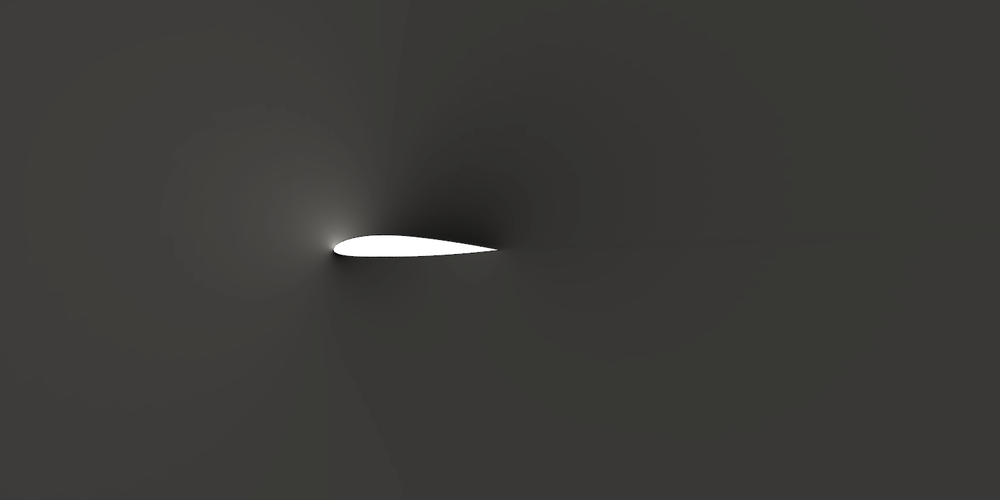
#> input picture airfRANS_cropped_uy.png, 1000 x 500 px, shrunk from 1500 x 750 before the run
$ jupyter execute UyFeatureExtraction.ipynb
#> lines starting #> are read from the running program, lines starting #| are printed output that depends on the picture; after the words box and inside, x2 and y2 are one past the last pixel; in counts of white or black regions, pixels touching at a corner belong together
[cell 1]
# read image airfRANS_cropped_p.png
import numpy as np
import matplotlib.pyplot as plt
from PIL import Image


# Load the image
image_path = 'airfRANS_cropped_uy.png'
image = Image.open(image_path)
#> image is the input picture: PIL image 1000x500 RGB; mean R, G, B 59.2, 58.4, 56.2
image = image.convert('L')  # Convert to grayscale
#> image: PIL image 1000x500 L
image_array = np.array(image)
# Display the image
plt.imshow(image_array, cmap='gray')
plt.axis('off')  # Hide axes
plt.show()

[cell 2]
# from image_array get number of unique values
unique_values = np.unique(image_array)
#> unique_values = 233 values from 0 to 255
print(f'Number of unique values in the image: {len(unique_values)}')
#| Number of unique values in the image: 233
# convert 0 - 255 to 0 - 1
normalized_image_array = image_array / 255.0
# round to 2 decimal places
normalized_image_array = np.round(normalized_image_array, 1)
# print(f'Normalized image array (rounded to 2 decimal places):\n{normalized_image_array}')
print(f'Unique values in normalized image array: {np.unique(normalized_image_array)}')
#| Unique values in normalized image array: [0.  0.1 0.2 0.3 0.4 0.5 0.6 0.7 0.8 0.9 1. ]

# show the normalized image
plt.imshow(normalized_image_array, cmap='gray')
plt.axis('off')  # Hide axes
plt.show()
print(f'Normalized image array shape: {normalized_image_array.shape}')
#| Normalized image array shape: (500, 1000)

[cell 3]
unique_thresholds = np.unique(normalized_image_array)
#> unique_thresholds = [0, 0.1, 0.2, 0.3, 0.4, 0.5, 0.6, 0.7, 0.8, 0.9, 1]
n = len(unique_thresholds)
#> n = 11
cols = 5
rows = int(np.ceil(n / cols))
#> rows = 3

fig, axes = plt.subplots(rows, cols, figsize=(15, 3 * rows))
axes = axes.flatten()

for idx, i in enumerate(unique_thresholds):
    thresholded_image = (normalized_image_array == i).astype(float)
    axes[idx].imshow(thresholded_image, cmap='gray')
    axes[idx].set_title(f'Threshold {i}')
    axes[idx].axis('off')
#> this loop made 11 passes
#> i on passes 1 to 11: 0, 0.1, 0.2, 0.3, 0.4, 0.5, 0.6, 0.7, 0.8, 0.9, 1
#> pass 1, `thresholded_image = (normalized_image_array == i).astype(float)`:
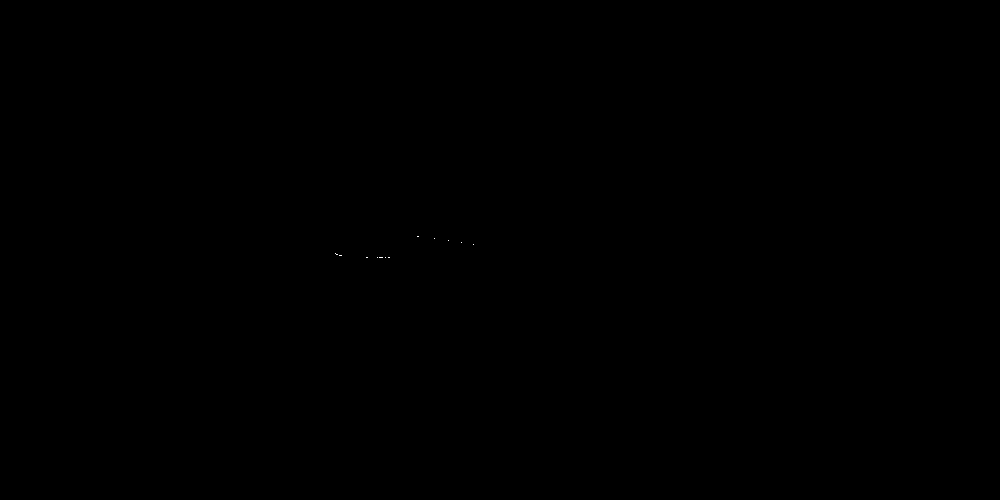
#> thresholded_image: shape (500, 1000) float64; values 0 (black) and 1 (white), 0% white in thin lines or dots, all inside (x1, y1, x2, y2) = (335, 236, 474, 258)
#> pass 2, `thresholded_image = (normalized_image_array == i).astype(float)`:
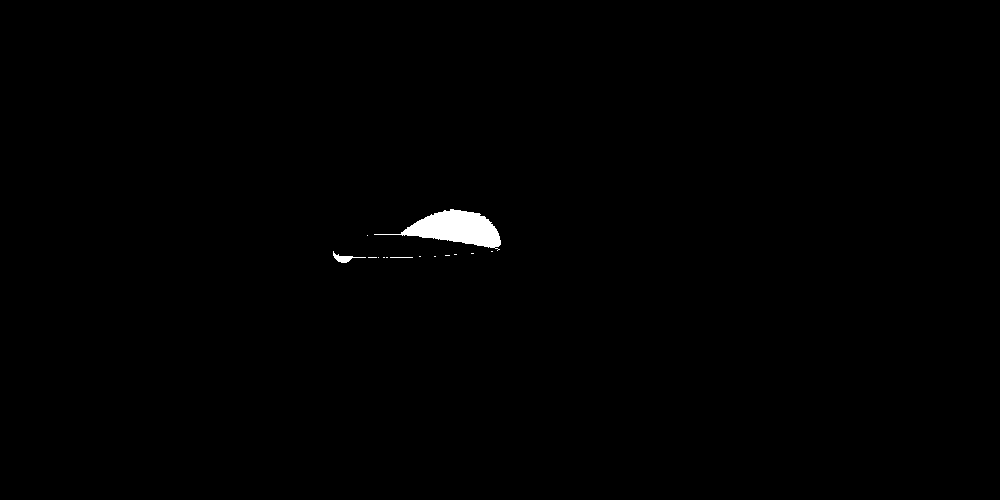
#> thresholded_image: shape (500, 1000) float64; values 0 (black) and 1 (white), 0.52% white; 14 white regions (11 under 20 px), largest, box (x1, y1, x2, y2) and area: (374, 209, 501, 251) 2423, (333, 251, 366, 263) 127, (390, 257, 413, 258) 23
#> pass 3, `thresholded_image = (normalized_image_array == i).astype(float)`:
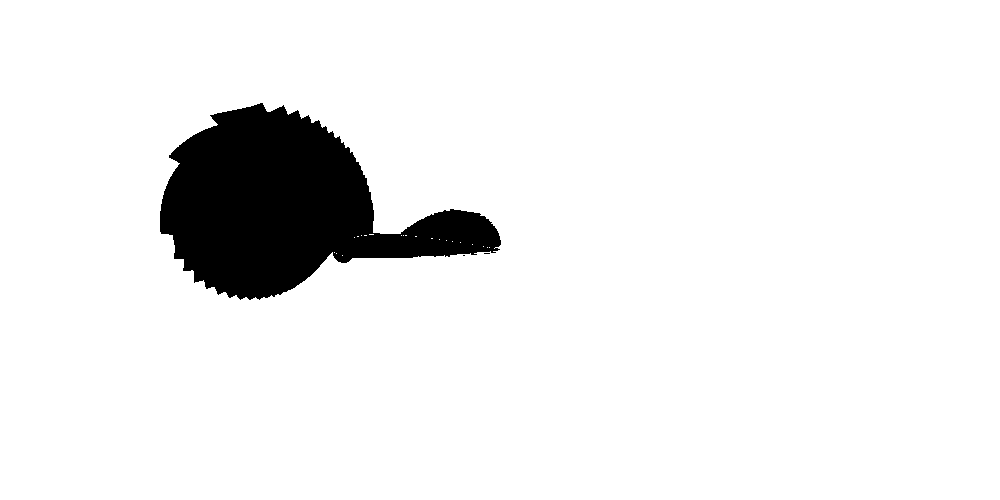
#> thresholded_image: shape (500, 1000) float64; values 0 (black) and 1 (white), 92.9% white; 3 black regions (2 under 20 px), largest, box (x1, y1, x2, y2) and area: (160, 103, 501, 300) 35353

# Hide any unused subplots
for idx in range(n, len(axes)):
    axes[idx].axis('off')
#> this loop made 4 passes

plt.tight_layout()
plt.show()
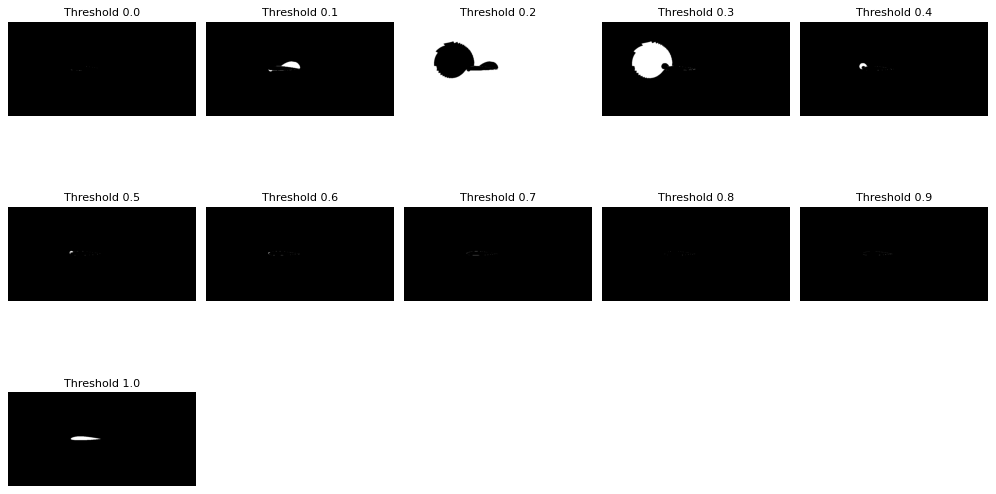
#> figure drawn by matplotlib, 11 panels

[cell 4]
# show gradient direction of image_array

gx, gy = np.gradient(image_array)
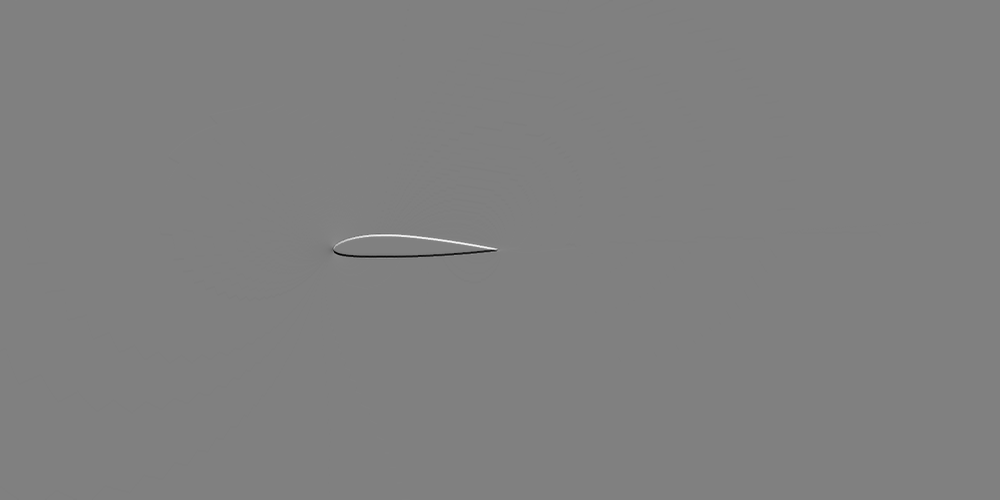
#> gx: shape (500, 1000) float64; min -127.5, max 126.5, mean 0; drawn with min black and max white
# Compute gradient magnitude
grad_mag = np.sqrt(gx**2 + gy**2)
# Plotting gradient magnitude
fig, ax = plt.subplots(1, 1, figsize=(12, 12), dpi= 1000)
ax.axis('off')
ax.imshow(grad_mag, cmap='gray')
ax.set_title('Gradient Magnitude')
plt.show()
